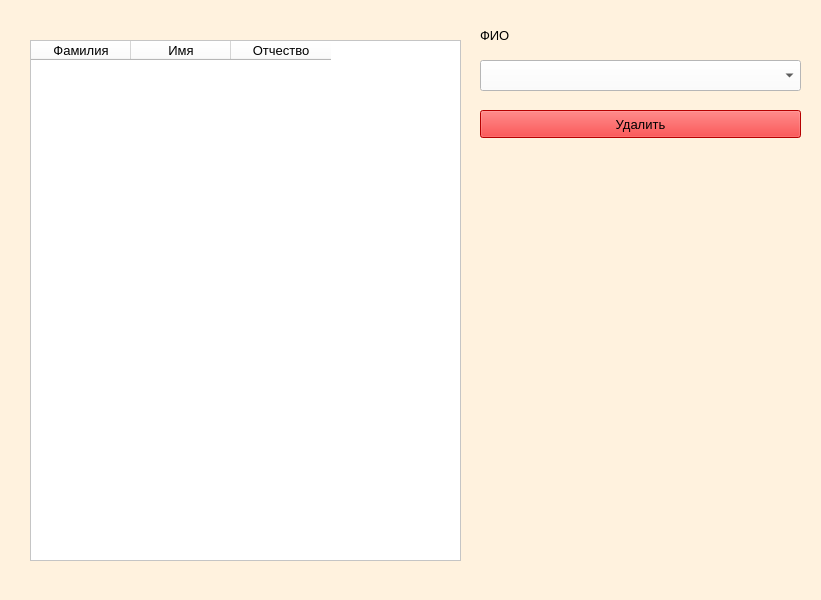
<?xml version="1.0" encoding="UTF-8"?>
<ui version="4.0">
 <class>Form</class>
 <widget class="QWidget" name="Form">
  <property name="geometry">
   <rect>
    <x>0</x>
    <y>0</y>
    <width>821</width>
    <height>600</height>
   </rect>
  </property>
  <property name="windowTitle">
   <string>del_teachers</string>
  </property>
  <property name="styleSheet">
   <string notr="true">background-color: rgb(255, 242, 222);</string>
  </property>
  <widget class="QTableWidget" name="tableWidget">
   <property name="enabled">
    <bool>false</bool>
   </property>
   <property name="geometry">
    <rect>
     <x>30</x>
     <y>40</y>
     <width>431</width>
     <height>521</height>
    </rect>
   </property>
   <property name="font">
    <font>
     <pointsize>11</pointsize>
    </font>
   </property>
   <property name="styleSheet">
    <string notr="true">background-color: rgb(255, 255, 255);
color: rgb(0, 0, 0);</string>
   </property>
   <column>
    <property name="text">
     <string>Фамилия</string>
    </property>
    <property name="font">
     <font>
      <pointsize>10</pointsize>
     </font>
    </property>
   </column>
   <column>
    <property name="text">
     <string>Имя</string>
    </property>
    <property name="font">
     <font>
      <pointsize>10</pointsize>
     </font>
    </property>
   </column>
   <column>
    <property name="text">
     <string>Отчество</string>
    </property>
    <property name="font">
     <font>
      <pointsize>10</pointsize>
     </font>
    </property>
   </column>
  </widget>
  <widget class="QComboBox" name="combo_SNP">
   <property name="geometry">
    <rect>
     <x>480</x>
     <y>60</y>
     <width>321</width>
     <height>31</height>
    </rect>
   </property>
   <property name="font">
    <font>
     <pointsize>10</pointsize>
    </font>
   </property>
   <property name="styleSheet">
    <string notr="true">background-color: rgb(255, 255, 255);</string>
   </property>
  </widget>
  <widget class="QLabel" name="label">
   <property name="geometry">
    <rect>
     <x>480</x>
     <y>20</y>
     <width>151</width>
     <height>31</height>
    </rect>
   </property>
   <property name="font">
    <font>
     <pointsize>10</pointsize>
    </font>
   </property>
   <property name="text">
    <string>ФИО</string>
   </property>
  </widget>
  <widget class="QPushButton" name="push_del_teacher">
   <property name="geometry">
    <rect>
     <x>480</x>
     <y>110</y>
     <width>321</width>
     <height>28</height>
    </rect>
   </property>
   <property name="font">
    <font>
     <pointsize>10</pointsize>
    </font>
   </property>
   <property name="styleSheet">
    <string notr="true">background-color: rgb(255, 0, 0);</string>
   </property>
   <property name="text">
    <string>Удалить</string>
   </property>
  </widget>
 </widget>
 <resources/>
 <connections/>
</ui>
